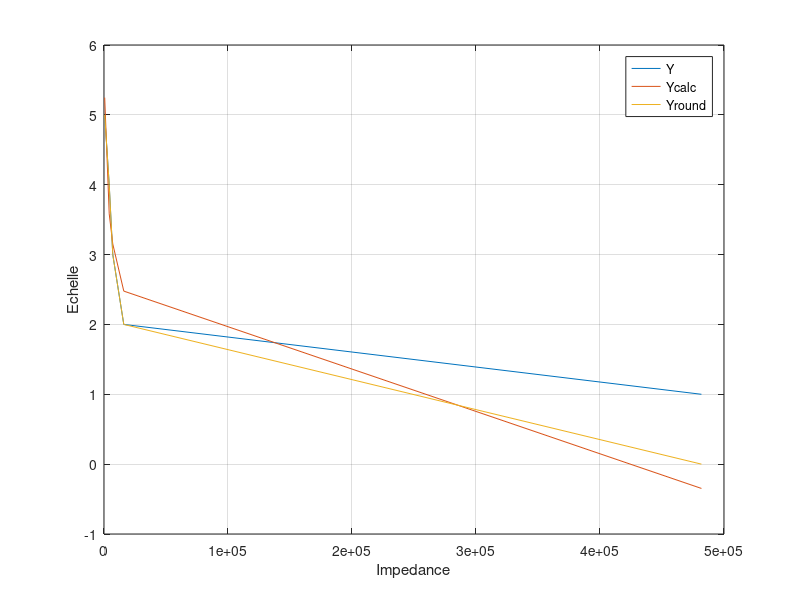

The MATLAB script that drew this image:
clear
close all

Y =[1 2 3 4 5];
R = [481.8e3 15.96e3 7.076e3 4.206e3 565];
Ycalc = -0.829*log(R) +10.5;
plot(R,Y);
hold on 
plot(R,Ycalc);
plot(R,round(Ycalc));
legend('Y','Ycalc','Yround');
xlabel('Impedance');
ylabel('Echelle');
grid;